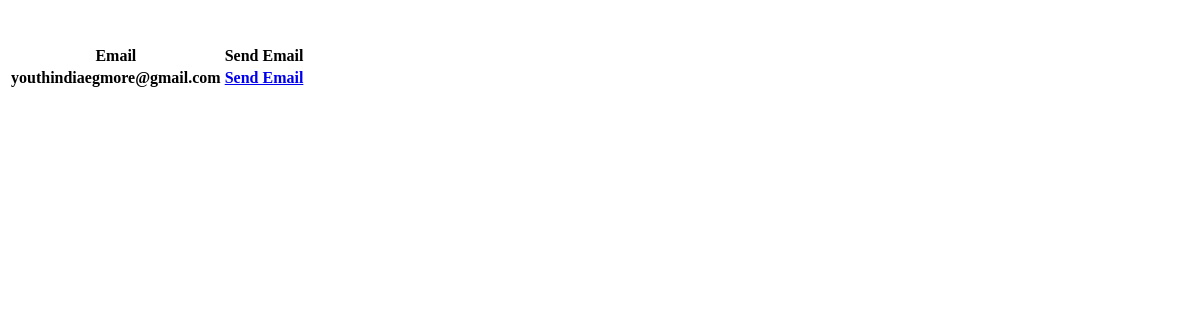
The app's page /email_test/, older data.
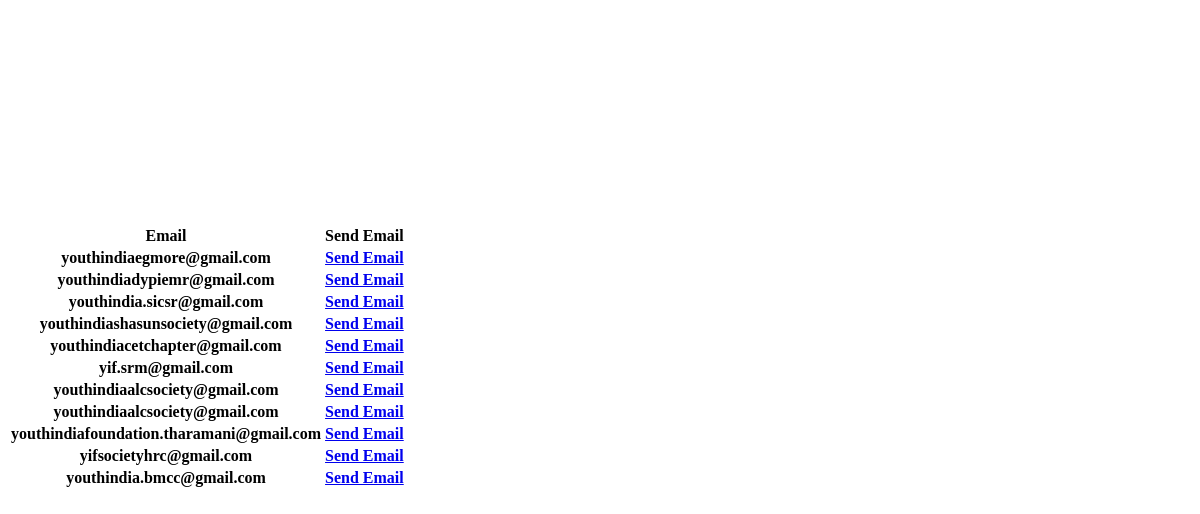
The same page, newer data.
### firstapp/models.py (models this page shows, shortened)
class events(models.Model):
    name = models.CharField(max_length= 100)
    states = (('West Bengal' , 'West bengal'),
              ('Delhi','Delhi'),
              ('Maharashtra','Maharashtra'),
              ('Odisha','Odisha'),
              ('Tamil Nadu','Tamil Nadu'))
    select_state = models.CharField(max_length=50, choices = states, default = 1)
    summary = models.TextField(max_length= 500)
    picture = models.ImageField(upload_to = "event_posters")
    rules = models.TextField(max_length=1500)
    cost = models.IntegerField()
    total_revenue = models.IntegerField(default = 0)
    participants = models.IntegerField(default = 0)
    start_day = models.DateField(default = datetime.today() - timedelta(days = 7))
    email = models.EmailField(default = 'prodigygamer143@gmail.com',max_length=50)
    password = models.CharField(default = '8017586761', max_length=100)
    class Meta:
        verbose_name_plural = "Events"

### firstapp/views.py (the view)
# urls.py: path('email_test/', views.email_test, name = 'email_test'),
def email_test(request):
    all_events = events.objects.all()
    return render(request, 'email_test.html', {'all_events' : all_events})

### templates/email_test.html (shortened to what this page needs)
<!DOCTYPE html>
<html lang="en">
<head>
</head>
<body>
<table style= "text-align: center;">
    <tr>
        <th>Email</th>
        <th>Send Email</th>
    </tr>
    <br>
    {% for event in all_events %}
    <tr>
        <th>{{ event.email  }}</th>
        <th><a href = "{{event.name}}">Send Email</a></th>
    </tr>
    <br>
    {% endfor %}
</table>
</body>
</html>

Row changes from the older to the newer data that the page shows:
added events: email "youthindiadypiemr@gmail.com"
added events: email "youthindia.sicsr@gmail.com"
added events: email "youthindiashasunsociety@gmail.com"
added events: email "youthindiacetchapter@gmail.com"
added events: email "yif.srm@gmail.com"
added events: email "youthindiaalcsociety@gmail.com"
added events: email "youthindiaalcsociety@gmail.com"
added events: email "youthindiafoundation.tharamani@gmail.com"
added events: email "yifsocietyhrc@gmail.com"
added events: email "youthindia.bmcc@gmail.com"
